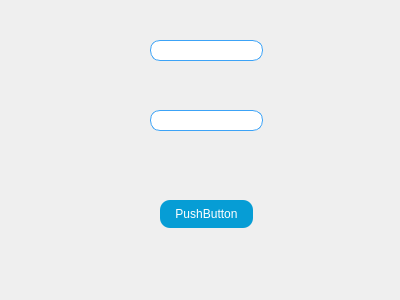
<?xml version="1.0" encoding="UTF-8"?>
<ui version="4.0">
 <class>check</class>
 <widget class="QWidget" name="check">
  <property name="geometry">
   <rect>
    <x>0</x>
    <y>0</y>
    <width>400</width>
    <height>300</height>
   </rect>
  </property>
  <property name="windowTitle">
   <string>Form</string>
  </property>
  <widget class="QLineEdit" name="lineEdit">
   <property name="geometry">
    <rect>
     <x>150</x>
     <y>40</y>
     <width>113</width>
     <height>21</height>
    </rect>
   </property>
   <property name="styleSheet">
    <string notr="true">border: 1px solid rgb(60,163,247);
border-radius:10px;</string>
   </property>
  </widget>
  <widget class="QLineEdit" name="lineEdit_2">
   <property name="geometry">
    <rect>
     <x>150</x>
     <y>110</y>
     <width>113</width>
     <height>21</height>
    </rect>
   </property>
   <property name="styleSheet">
    <string notr="true">border: 1px solid rgb(60,163,247);
border-radius:10px;</string>
   </property>
  </widget>
  <widget class="QPushButton" name="pushButton">
   <property name="geometry">
    <rect>
     <x>160</x>
     <y>200</y>
     <width>93</width>
     <height>28</height>
    </rect>
   </property>
   <property name="styleSheet">
    <string notr="true">QPushButton{ 
     background-color: rgb(6,157,213); 
     border: none;
     border-radius:10px;
     color:white;
}
QPushButton:hover{ 
     background-color: rgb(75,202,255);
}</string>
   </property>
   <property name="text">
    <string>PushButton</string>
   </property>
  </widget>
 </widget>
 <resources/>
 <connections/>
</ui>
